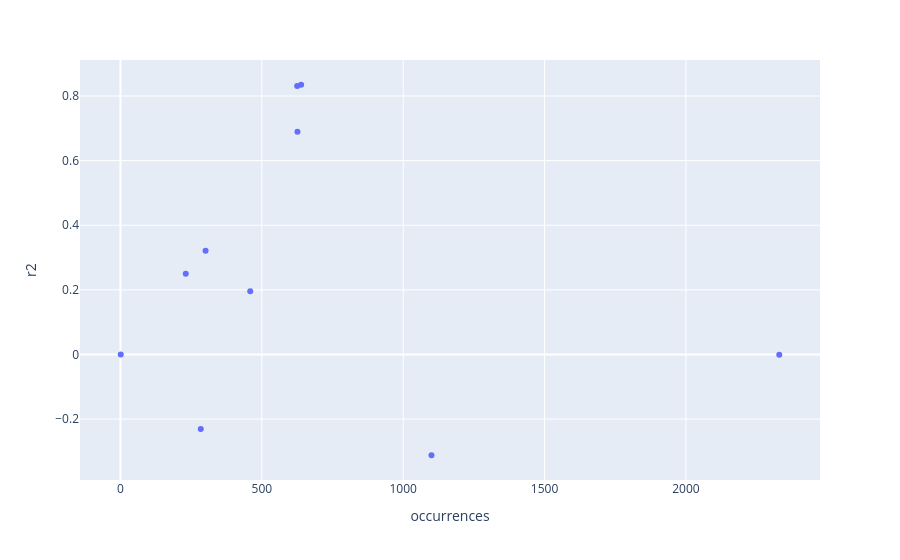

This figure's notebook cell:
### Code cell
fig = px.scatter(df, x="occurrences", y="r2", hover_data = "species")
fig.show()

### Figure 1 — Plotly figure (JSON) as saved in the notebook; plotly's stock layout.template omitted (floating-point values rounded to 4 significant figures)
{"data": [{"customdata": [["Assiculus punctatus"], ["Notolabrus parilus"], ["Parma mccullochi"], ["Coris auricularis"], ["Notolabrus gymnogenis"], ["Notolabrus tetricus"], ["Pomacentrus wardi"], ["Chrysiptera rollandi"], ["Pomacentrus moluccensis"], ["Halichoeres melanurus"]], "hovertemplate": "occurrences=%{x}<br>r2=%{y}<br>species=%{customdata[0]}<extra></extra>", "legendgroup": "", "marker": {"color": "#636efa", "symbol": "circle"}, "mode": "markers", "name": "", "orientation": "v", "showlegend": false, "type": "scatter", "x": [1, 639, 625, 626, 1100, 2330, 231, 284, 459, 301], "xaxis": "x", "y": [-0.0002019, 0.8349, 0.8312, 0.6897, -0.312, -0.00115, 0.2501, -0.2304, 0.1957, 0.3213], "yaxis": "y"}], "layout": {"legend": {"tracegroupgap": 0}, "margin": {"t": 60}, "xaxis": {"anchor": "y", "domain": [0, 1], "title": {"text": "occurrences"}}, "yaxis": {"anchor": "x", "domain": [0, 1], "title": {"text": "r2"}}}}
